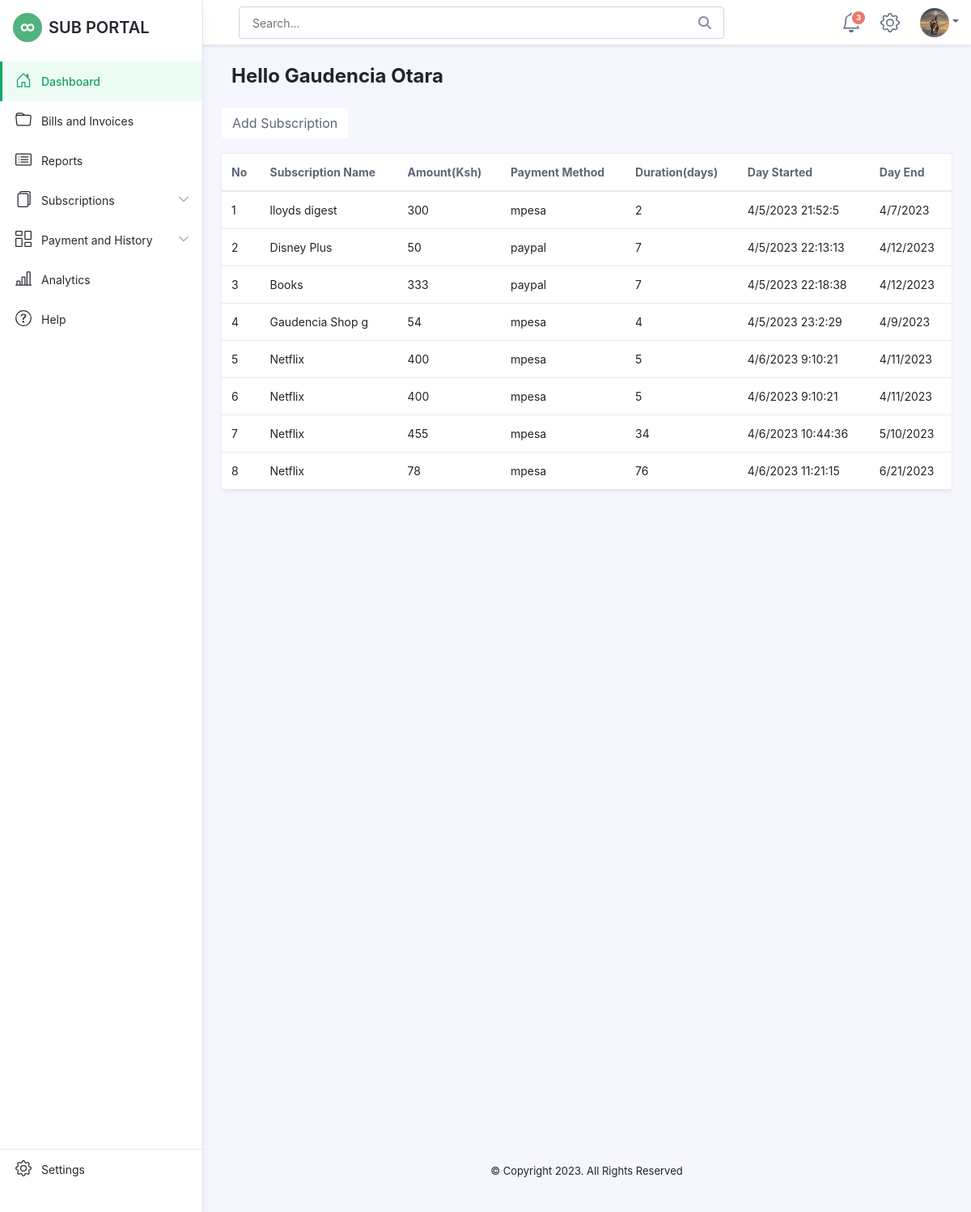
Page /Dashboard/add.php (signed in) on the committed database.
### tables this page shows
CREATE TABLE `user_registrations` (
  `id` int(5) NOT NULL AUTO_INCREMENT,
  `fullname` char(35) DEFAULT NULL,
  `email` varchar(25) DEFAULT NULL,
  `password` varchar(10) DEFAULT NULL,
  `phonenumber` int(10) DEFAULT NULL,
  `mpesanumber` varchar(12) DEFAULT NULL,
  `registration_date` varchar(20) NOT NULL,
  `profile_picture` varchar(255) DEFAULT NULL,
  PRIMARY KEY (`id`)
);

CREATE TABLE `transactions` (
  `id` int(7) NOT NULL AUTO_INCREMENT,
  `subscription_type` varchar(30) NOT NULL,
  `amount` int(5) NOT NULL,
  `payment_method` varchar(30) NOT NULL,
  `subscription_duration` int(10) NOT NULL,
  `day_time_started` varchar(30) NOT NULL,
  `subscription_date_end` varchar(30) NOT NULL,
  `subscription_autorenew` varchar(7) NOT NULL,
  `user_id` int(11) NOT NULL,
  PRIMARY KEY (`id`)
);

### Dashboard/add.php (the view, shortened to what this page needs)
<?php
include '../Functions/connect.php';
if (isset($_SESSION['user'])){
$var_session=$_SESSION["user"];
$user_query=mysqli_query($conn,"SELECT * FROM user_registrations where email='$var_session'");
$user_data = mysqli_fetch_assoc($user_query);
$reference_id = $user_data['id'];
$user_details=mysqli_query($conn,"select * from transactions where user_id='$reference_id'");
?>
<!DOCTYPE html>
<html lang="en">
<head>
    <link id="theme-style" rel="stylesheet" href="assets/css/portal.css">
	<link rel="stylesheet" href="https://maxcdn.bootstrapcdn.com/bootstrap/4.0.0/css/bootstrap.min.css">
</head>
<body class="app">
    <header class="app-header fixed-top">
        <div class="app-header-inner">
	        <div class="container-fluid py-2">
		        <div class="app-header-content">
		            <div class="row justify-content-between align-items-center">
				    <div class="col-auto">
				    </div>
		            <div class="app-search-box col">
		                <form class="app-search-form">
							<input type="text" placeholder="Search..." name="search" class="form-control search-input">
							<button type="submit" class="btn search-btn btn-primary" value="Search"><i class="fas fa-search"></i></button>
				        </form>
		            </div>
		            <div class="app-utilities col-auto">
			            <div class="app-utility-item app-notifications-dropdown dropdown">
				            <a class="dropdown-toggle no-toggle-arrow" id="notifications-dropdown-toggle" data-bs-toggle="dropdown" href="#" role="button" aria-expanded="false" title="Notifications">
					            <span class="icon-badge">3</span>
					        </a>
				        </div>
			            <div class="app-utility-item">
				            <a href="settings.php" title="Settings">
					        </a>
					    </div>
			            <div class="app-utility-item app-user-dropdown dropdown">
				            <a class="dropdown-toggle" id="user-dropdown-toggle" data-bs-toggle="dropdown" href="#" role="button" aria-expanded="false"><img src="<?php echo "../profileimages/".$user_data['profile_picture']; ?>" alt="" class="profile-image" style="border-radius:100%;" ></a>
			            </div>
		            </div>
		        </div>
	            </div>
	        </div>
        </div>
        <div id="app-sidepanel" class="app-sidepanel">
	        <div class="sidepanel-inner d-flex flex-column">
		        <div class="app-branding">
		            <a class="app-logo" href="#"><img class="logo-icon me-2" src="assets/images/app-logo.svg" alt="logo"><span class="logo-text">SUB PORTAL</span></a>
		        </div>
			    <nav id="app-nav-main" class="app-nav app-nav-main flex-grow-1">
				    <ul class="app-menu list-unstyled accordion" id="menu-accordion">
					    <li class="nav-item">
					        <a class="nav-link active" href="index.php">
						        <span class="nav-icon">
						         </span>
		                         <span class="nav-link-text">Dashboard</span>
					        </a>
					    </li>
					    <li class="nav-item">
					        <a class="nav-link" href="docs.php">
						        <span class="nav-icon">
						         </span>
		                         <span class="nav-link-text">Bills and Invoices</span>
					        </a>
					    </li>
					    <li class="nav-item">
					        <a class="nav-link" href="reports.php">
						        <span class="nav-icon">
						         </span>
		                         <span class="nav-link-text">Reports</span>
					        </a>
					    </li>
					    <li class="nav-item has-submenu">
					        <a class="nav-link submenu-toggle" href="#" data-bs-toggle="collapse" data-bs-target="#submenu-1" aria-expanded="false" aria-controls="submenu-1">
						        <span class="nav-icon">
						         </span>
		                         <span class="nav-link-text">Subscriptions</span>
		                         <span class="submenu-arrow">
		                             <svg width="1em" height="1em" viewBox="0 0 16 16" class="bi bi-chevron-down" fill="currentColor" xmlns="http://www.w3.org/2000/svg">
	  <path fill-rule="evenodd" d="M1.646 4.646a.5.5 0 0 1 .708 0L8 10.293l5.646-5.647a.5.5 0 0 1 .708.708l-6 6a.5.5 0 0 1-.708 0l-6-6a.5.5 0 0 1 0-.708z"/>
	</svg>
	                             </span>
					        </a>
					    </li>
					    <li class="nav-item has-submenu">
					        <a class="nav-link submenu-toggle" href="#" data-bs-toggle="collapse" data-bs-target="#submenu-2" aria-expanded="false" aria-controls="submenu-2">
						        <span class="nav-icon">
						         </span>
		                         <span class="nav-link-text">Payment and History</span>
		                         <span class="submenu-arrow">
		                             <svg width="1em" height="1em" viewBox="0 0 16 16" class="bi bi-chevron-down" fill="currentColor" xmlns="http://www.w3.org/2000/svg">
	  <path fill-rule="evenodd" d="M1.646 4.646a.5.5 0 0 1 .708 0L8 10.293l5.646-5.647a.5.5 0 0 1 .708.708l-6 6a.5.5 0 0 1-.708 0l-6-6a.5.5 0 0 1 0-.708z"/>
	</svg>
	                             </span>
					        </a>
					    </li>
					    <li class="nav-item">
					        <a class="nav-link" href="charts.php">
						        <span class="nav-icon">
						         </span>
		                         <span class="nav-link-text">Analytics</span>
					        </a>
					    </li>
					    <li class="nav-item">
					        <a class="nav-link" href="help.html">
						        <span class="nav-icon">
						         </span>
		                         <span class="nav-link-text">Help</span>
					        </a>
					    </li>
				    </ul>
			    </nav>
			    <div class="app-sidepanel-footer">
				    <nav class="app-nav app-nav-footer">
					    <ul class="app-menu footer-menu list-unstyled">
						    <li class="nav-item">
						        <a class="nav-link" href="settings.html">
							        <span class="nav-icon">
							        </span>
			                        <span class="nav-link-text">Settings</span>
						        </a>
						    </li>
						    <li class="nav-item">
						        <a class="nav-link" href="https://themes.3rdwavemedia.com/bootstrap-templates/admin-dashboard/portal-free-bootstrap-admin-dashboard-template-for-developers/">
						        </a>
				    </nav>
			    </div>
	        </div>
	    </div>
    </header>
    <div class="app-wrapper">
	    <div class="app-content pt-3 p-md-3 p-lg-4">
		    <div class="container-xl">
			    <h1 class="app-page-title">Hello <?php echo $user_data['fullname']; ?></h1>
			        </div>
<a class="btn app-btn-secondary" href="#" data-toggle="modal" data-target="#add-subscription-modal">Add Subscription</a>
<div class="tab-content" id="orders-table-tab-content" style="margin-top:2%;";>
			        <div class="tab-pane fade show active" id="orders-all" role="tabpanel" aria-labelledby="orders-all-tab">
					    <div class="app-card app-card-orders-table shadow-sm mb-5">
						    <div class="app-card-body">
							    <div class="table-responsive">
							        <table class="table app-table-hover mb-0 text-left">
										<thead>
											<tr>
											   <th class="cell">No</th>
												<th class="cell">Subscription Name</th>
												<th class="cell">Amount(Ksh)</th>
												<th class="cell">Payment Method</th>
												<th class="cell">Duration(days)</th>
												<th class="cell">Day Started</th>
												<th class="cell">Day End</th>
											</tr>
										</thead>
										<tbody>
		<?php
		$counter = 1 ;
		while ($user_transactions=mysqli_fetch_assoc($user_details)){?>
        <tr>
            <td><?php echo $counter;?></td>
            <td><?php echo $user_transactions['subscription_type'];?></td>
            <td><?php echo $user_transactions['amount'];?></td>
            <td><?php echo $user_transactions['payment_method'];?></td>
            <td><?php echo $user_transactions['subscription_duration'];?></td>
            <td><?php echo $user_transactions['day_time_started'];?></td>
            <td><?php echo $user_transactions['subscription_date_end'];?></td>
			<?php $counter += 1; ?>
        </tr>
     <?php } ?>
										</tbody>
									</table>
						        </div>
						    </div>
						</div>
			    </div>
    <footer class="app-footer" style="margin-top:90%;";>
		    <div class="container text-center py-3">
            <small class="copyright">&copy; Copyright . All Rights Reserved </i> </small>
		    </div>
	    </footer>
</body>
</html>
<?php
    }
    else {
        echo "<script>
                location.replace('../login.php');
            </script>";
    }
 ?>

### rows in the picture
user_registrations: profile_picture (picture), fullname "Gaudencia Otara"
transactions: subscription_type "lloyds digest", amount "300", payment_method "mpesa", subscription_duration "2", day_time_started "4/5/2023 21:52:5", subscription_date_end "4/7/2023"
transactions: subscription_type "Disney Plus", amount "50", payment_method "paypal", subscription_duration "7", day_time_started "4/5/2023 22:13:13", subscription_date_end "4/12/2023"
transactions: subscription_type "Books", amount "333", payment_method "paypal", subscription_duration "7", day_time_started "4/5/2023 22:18:38", subscription_date_end "4/12/2023"
transactions: subscription_type "Gaudencia Shop g", amount "54", payment_method "mpesa", subscription_duration "4", day_time_started "4/5/2023 23:2:29", subscription_date_end "4/9/2023"
transactions: subscription_type "Netflix", amount "400", payment_method "mpesa", subscription_duration "5", day_time_started "4/6/2023 9:10:21", subscription_date_end "4/11/2023"
transactions: subscription_type "Netflix", amount "400", payment_method "mpesa", subscription_duration "5", day_time_started "4/6/2023 9:10:21", subscription_date_end "4/11/2023"
transactions: subscription_type "Netflix", amount "455", payment_method "mpesa", subscription_duration "34", day_time_started "4/6/2023 10:44:36", subscription_date_end "5/10/2023"
transactions: subscription_type "Netflix", amount "78", payment_method "mpesa", subscription_duration "76", day_time_started "4/6/2023 11:21:15", subscription_date_end "6/21/2023"
